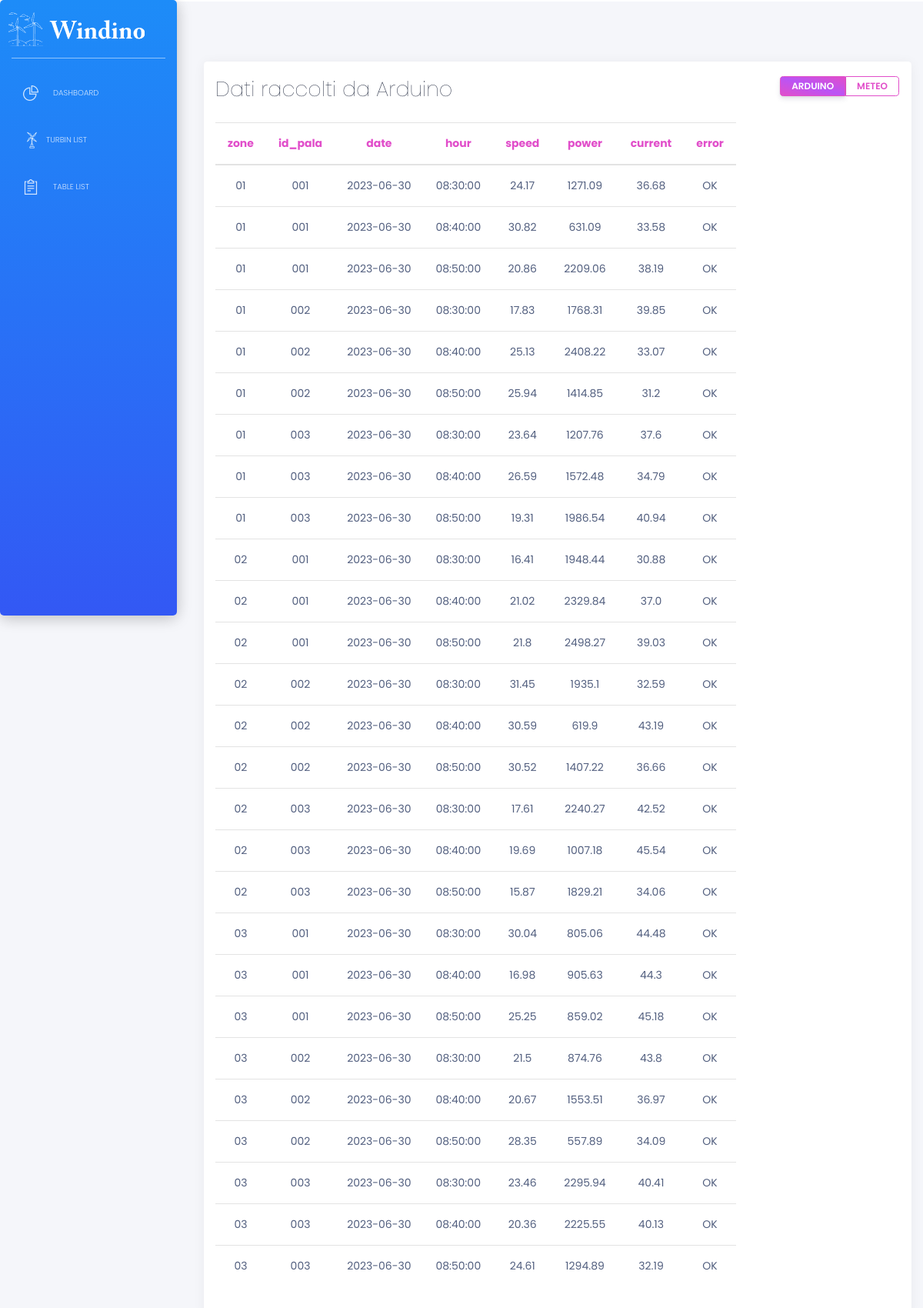
Page /tables on the committed database.
### tables this page shows
CREATE TABLE arduino (
				   zone TEXT,
				   id TEXT,
				   date DATE,
				   hour TIME,
                   speed FLOAT,
                   power FLOAT,
				   current FLOAT,
				   error TEXT);

### apps/home/routes.py (the view)
@blueprint.route('/tables')
def tables():
    with get_db() as conn:
        arduino = conn.execute('SELECT * FROM arduino').fetchall()
        turbine_data= conn.execute(
                        "SELECT subquery3.zone, subquery3.id, subquery3.date, subquery3.hour, subquery3.speed, subquery3.power, subquery3.current, subquery3.error "
                        "FROM ( "
                        "    SELECT subquery2.*, ROW_NUMBER() OVER (PARTITION BY subquery2.zone, subquery2.id ORDER BY subquery2.date DESC, subquery2.hour DESC) AS rn "
                        "    FROM ( "
                        "        SELECT t.* "
                        "        FROM arduino t "
                        "        ORDER BY t.zone, t.id, t.date DESC, t.hour DESC "
                        "    ) subquery2 "
                        ") subquery3 "
                        "WHERE subquery3.rn <= 3 "
                        "GROUP BY subquery3.zone, subquery3.id, subquery3.date, subquery3.hour, subquery3.speed, subquery3.power, subquery3.current, subquery3.error"
                    ).fetchall()
        meteo=conn.execute('SELECT * FROM meteo').fetchall()
    return render_template('home/tables.html', pale=pale, arduino=arduino,meteo=meteo, turbine_data=turbine_data)

### apps/__init__.py (called while the page is built)
def configure_database(app):
    @app.before_first_request
    def initialize_database():
        db.create_all()
    @app.teardown_request
    def shutdown_session(exception=None):
        db.session.remove()

### apps/home/routes.py (called while the page is built)
def get_db():
    db = getattr(g, '_database', None)
    if db is None:
        db = g._database = sqlite3.connect(DATABASE)
        db.row_factory = sqlite3.Row
    return db

### apps/templates/home/tables.html (shortened to what this page needs)
{% extends "layouts/base.html" %}
{% block content %}
  <div class="content">
    <div class="row">
      <div class="card">
          <div class="card-header">
              <div class="row">
                  <div class="col-sm-6 text-left">
                    <h2 class="card-title" id="card-title">Dati raccolti da Arduino</h2>
                  </div>
                  <div class="col-sm-6">
                      <div class="btn-group btn-group-toggle float-right" data-toggle="buttons">
                          <label class="btn btn-sm btn-primary btn-simple active" id="arduino-btn">
                              <span class="d-none d-sm-block d-md-block d-lg-block d-xl-block">ARDUINO</span>
                            </label>
                            <label class="btn btn-sm btn-primary btn-simple" id="meteo-btn">
                                <span class="d-none d-sm-block d-md-block d-lg-block d-xl-block">METEO</span>
                            </label>
                        </div>
                    </div>
              </div>
          </div>
                <div class="card-body">
                  <div class="table">
                      <table class="table-responsive mx-auto" id="arduino-content" style="display: block;">
                        <thead class="text-primary">
                          <tr>
                              <th class="text-center">zone</th>
                              <th class="text-center">id_pala</th>
                              <th class="text-center">date</th>
                              <th class="text-center">hour</th>
                              <th class="text-center">speed</th>
                              <th class="text-center">power</th>
                              <th class="text-center">current</th>
                              <th class="text-center">error</th>
                          </tr>
                        </thead>
                        <tbody>
                          {% for pala in turbine_data %}
                              <tr>
                                  <td class="text-center">{{pala.zone }}</td>
                                  <td class="text-center">{{ pala.id }}</td>
                                  <td class="text-center">{{ pala.date }}</td>
                                  <td class="text-center">{{ pala.hour }}</td>
                                  <td class="text-center">{{ pala.speed }}</td>
                                  <td class="text-center">{{ pala.power }}</td>
                                  <td class="text-center">{{ pala.current }}</td>
                                  <td class="text-center">{{ pala.error }}</td>
                              </tr>
                      {% endfor %}
                        </tbody>
                      </table>
                    </div>
                </div>
      </div>
</div>
</div>
</div>
{% endblock content %}

### rows in the picture
arduino: zone "01", id "001", date "2023-06-30", hour "08:30:00", speed "24.17", power "1271.09", current "36.68", error "OK"
arduino: zone "01", id "001", date "2023-06-30", hour "08:40:00", speed "30.82", power "631.09", current "33.58", error "OK"
arduino: zone "01", id "001", date "2023-06-30", hour "08:50:00", speed "20.86", power "2209.06", current "38.19", error "OK"
arduino: zone "01", id "002", date "2023-06-30", hour "08:30:00", speed "17.83", power "1768.31", current "39.85", error "OK"
arduino: zone "01", id "002", date "2023-06-30", hour "08:40:00", speed "25.13", power "2408.22", current "33.07", error "OK"
arduino: zone "01", id "002", date "2023-06-30", hour "08:50:00", speed "25.94", power "1414.85", current "31.2", error "OK"

### other values in the picture
{{ pala.zone }} "01" "01" "01" "02" "02" "02" "02" "02" "02" "02" "02" "02" "03" "03" "03" "03" "03" "03" "03" "03" "03"
{{ pala.id }} "003" "003" "003" "001" "001" "001" "002" "002" "002" "003" "003" "003" "001" "001" "001" "002" "002" "002" "003" "003" "003"
{{ pala.date }} "2023-06-30" "2023-06-30" "2023-06-30" "2023-06-30" "2023-06-30" "2023-06-30" "2023-06-30" "2023-06-30" "2023-06-30" "2023-06-30" "2023-06-30" "2023-06-30" "2023-06-30" "2023-06-30" "2023-06-30" "2023-06-30" "2023-06-30" "2023-06-30" "2023-06-30" "2023-06-30" "2023-06-30"
{{ pala.hour }} "08:30:00" "08:40:00" "08:50:00" "08:30:00" "08:40:00" "08:50:00" "08:30:00" "08:40:00" "08:50:00" "08:30:00" "08:40:00" "08:50:00" "08:30:00" "08:40:00" "08:50:00" "08:30:00" "08:40:00" "08:50:00" "08:30:00" "08:40:00" "08:50:00"
{{ pala.speed }} "23.64" "26.59" "19.31" "16.41" "21.02" "21.8" "31.45" "30.59" "30.52" "17.61" "19.69" "15.87" "30.04" "16.98" "25.25" "21.5" "20.67" "28.35" "23.46" "20.36" "24.61"
{{ pala.power }} "1207.76" "1572.48" "1986.54" "1948.44" "2329.84" "2498.27" "1935.1" "619.9" "1407.22" "2240.27" "1007.18" "1829.21" "805.06" "905.63" "859.02" "874.76" "1553.51" "557.89" "2295.94" "2225.55" "1294.89"
{{ pala.current }} "37.6" "34.79" "40.94" "30.88" "37.0" "39.03" "32.59" "43.19" "36.66" "42.52" "45.54" "34.06" "44.48" "44.3" "45.18" "43.8" "36.97" "34.09" "40.41" "40.13" "32.19"
{{ pala.error }} "OK" "OK" "OK" "OK" "OK" "OK" "OK" "OK" "OK" "OK" "OK" "OK" "OK" "OK" "OK" "OK" "OK" "OK" "OK" "OK" "OK"
